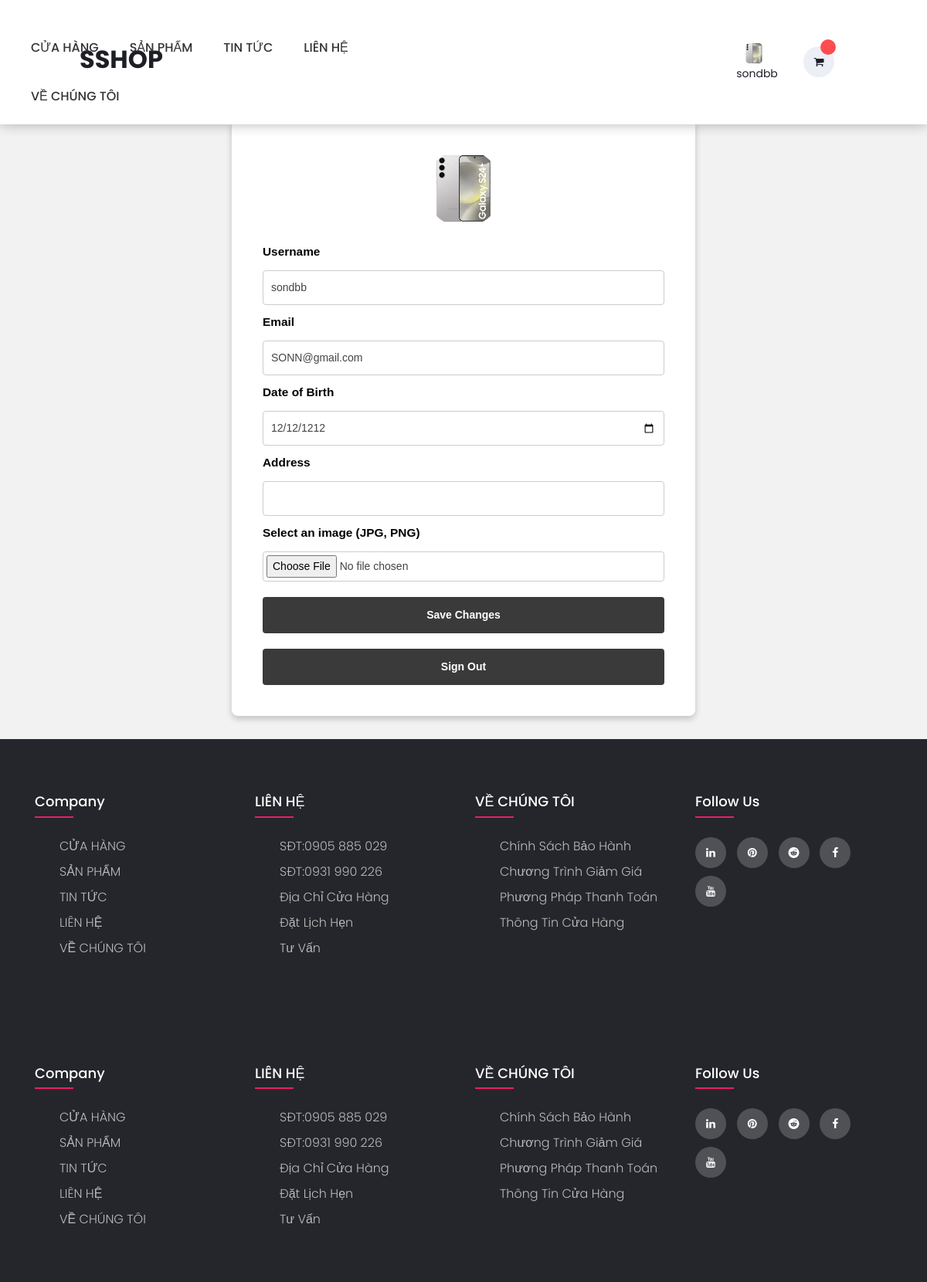
The app's page /account.php (signed in) with its own data.
### tables this page shows
CREATE TABLE "users" (
    user_id INTEGER PRIMARY KEY AUTOINCREMENT,
    name VARCHAR,
    email TEXT,
    password_hash TEXT,
    date_of_birth DATE,
    profile_image TEXT,
    cart TEXT,
    address TEXT
, order_price DECIMAL(10, 2) DEFAULT 0.00, address_shipping TEXT, note TEXT, number TEXT, name_user VARCHAR);

### logged1.php (the view, shortened to what this page needs)
<?php
include 'db.php';
$userId = $_SESSION['user_id'] ?? 0;
$stmt = $pdo->prepare("SELECT name, email, date_of_birth, profile_image, address FROM users WHERE user_id = :user_id");
$stmt->execute(['user_id' => $userId]);
$user = $stmt->fetch() ?: [
    'name' => '',
    'email' => '',
    'date_of_birth' => '',
    'profile_image' => 'default.jpg',
    'address' => ''
];
?>
<!DOCTYPE html>
<html lang="en">
<head>
    <link href="https://cdn.jsdelivr.net/npm/bootstrap@5.0.2/dist/css/bootstrap.min.css" rel="stylesheet">
    <link rel="stylesheet" href="plugins/font-awesome-4.7.0/css/font-awesome.min.css">
    <link rel="stylesheet" href="plugins/OwlCarousel2-2.2.1/owl.carousel.css">
    <link rel="stylesheet" href="styles/main_styles.css">
    <link rel="stylesheet" href="styles/responsive.css">
    <link rel="stylesheet" href="css/footer.css">
</head>
<body>
    <?php include 'web_sections/navbar.php'; ?>
    <div class="sanh">
        <div class="profile-container">
            <div class="profile-avatar"><img src="<?= htmlspecialchars($user['profile_image']); ?>" alt="Profile Avatar"></div>
            <form class="profile-form" method="post" enctype="multipart/form-data">
                <label for="username">Username</label>
                <input type="text" id="username" name="username" value="<?= htmlspecialchars($user['name']); ?>" required>
                <label for="email">Email</label>
                <input type="email" id="email" name="email" value="<?= htmlspecialchars($user['email']); ?>" readonly>
                <label for="dob">Date of Birth</label>
                <input type="date" id="dob" name="dob" value="<?= htmlspecialchars($user['date_of_birth']); ?>">
                <label for="address">Address</label>
                <input type="text" id="address" name="address" value="<?= htmlspecialchars($user['address']); ?>">
                <label for="profile-image">Select an image (JPG, PNG)</label>
                <input type="file" id="profile-image" name="profile_image" accept=".jpg, .jpeg, .png">
                <button type="submit" class="save-changes-button" name="save-changes">Save Changes</button>
            </form>
            <form method="post"><button type="submit" name="logout" class="sign-out-button">Sign Out</button></form>
        </div>
    </div>
    <?php include 'web_sections/footer.php'; ?>
</body>
</html>

### styles/main_styles.css (style rules this page uses)
* { margin: 0; padding: 0; }
body { font-family: 'Poppins', sans-serif; font-size: 14px; line-height: 23px; font-weight: 400; background: #FFFFFF; color: #1e1e27; }
div { display: block; position: relative; -webkit-box-sizing: border-box; -moz-box-sizing: border-box; box-sizing: border-box; }

### logged1.php (style rules this page uses)
body { background-color: #f2f2f2; }
.sanh { color: #fff; height: 100%; margin: 0; display: flex; justify-content: center; align-items: center; width: 100%; font-family: Arial, sans-serif; }
.profile-container { margin-top: 130px; margin-bottom: 30px; background-color: #fff; padding: 30px; border-radius: 8px; max-width: 600px; width: 100%; box-shadow: 0 4px 8px rgba(0, 0, 0, 0.2); }
.profile-avatar { display: flex; justify-content: center; margin-bottom: 20px; }
.profile-avatar img { width: 100px; height: 100px; border-radius: 50%; }
.profile-form, .change-password { margin-bottom: 20px; }
.profile-form label, .change-password label { font-size: 1.1em; color: black; margin-top: 10px; display: block; font-weight: bold; }
.profile-form input, .change-password input { width: 100%; padding: 10px; margin-top: 5px; border-radius: 4px; background-color: #fff; color: #444; font-size: 1em; border: 1px solid #ccc; }
.profile-form input[type="file"] { padding: 4px; background-color: #fff; color: #444; border: 1px solid #ccc; border-radius: 4px; cursor: pointer; }
.save-changes-button { width: 100%; padding: 12px; margin-top: 20px; border: none; border-radius: 4px; background-color: #3a3a3a; color: #fff; font-weight: bold; cursor: pointer; font-size: 1em; }
.sign-out-button { width: 100%; padding: 12px; border: none; border-radius: 4px; background-color: #3a3a3a; color: #fff; font-weight: bold; cursor: pointer; font-size: 1em; }
@media (min-width: 768px) { .profile-container { padding: 40px; } }

### records on screen
users: profile_image (picture), username "sondbb", email "SONN@gmail.com", dob "12/12/1212"

### other values on screen
$_SESSION['username'] "sondbb"
